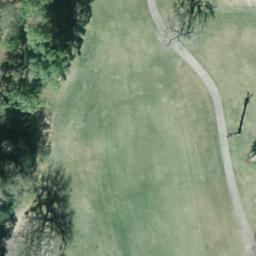
#> input picture golfcourse77.jpg, 256 x 256 px
$ python tryTest.py
#> lines starting #> are read from the running program, lines starting #| are printed output that depends on the picture


import numpy as np
import cv2 as cv2
from matplotlib import pyplot as plt
img = cv2.imread('golfcourse77.jpg')
#> img is the input picture: shape (256, 256, 3); mean B, G, R 117.5, 142.2, 125.2

h = np.zeros((300, 256, 3))

bins = np.arange(256).reshape(256, 1)
color = [(255, 0, 0), (0, 255, 0), (0, 0, 255)]

for ch, col in enumerate(color):
    hist_item = cv2.calcHist([img], [ch], None, [256], [0, 255])
    cv2.normalize(hist_item, hist_item, 0, 255, cv2.NORM_MINMAX)
    hist = np.int32(np.around(hist_item))
    pts = np.column_stack((bins, hist))
    cv2.polylines(h, [pts], False, col)
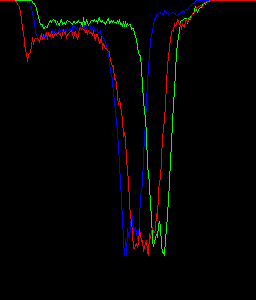
#> h: shape (300, 256, 3) float64; mean B, G, R 2.5, 2.6, 3.2

h = np.flipud(h)
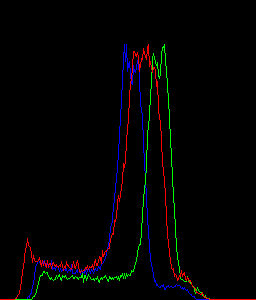
#> h: shape (300, 256, 3) float64; mean B, G, R 2.5, 2.6, 3.2

cv2.imshow('colorhist', h)
cv2.waitKey(0)

#reconstructed_signal = SingularSpectrumAnalysis(df2[index:window_size+index], 16, True).execute(2)
#plt.hist(img.ravel(),256,[0,256])
plt.show()
